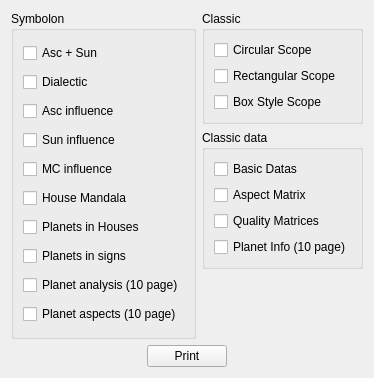
<ui version="4.0" >
 <class>ClientPrinterForm</class>
 <widget class="QWidget" name="ClientPrinterForm" >
  <property name="geometry" >
   <rect>
    <x>0</x>
    <y>0</y>
    <width>371</width>
    <height>378</height>
   </rect>
  </property>
  <property name="windowTitle" >
   <string>Print</string>
  </property>
  <layout class="QVBoxLayout" >
   <item>
    <layout class="QHBoxLayout" >
     <item>
      <widget class="QGroupBox" name="groupBox_2" >
       <property name="title" >
        <string>Symbolon</string>
       </property>
       <layout class="QVBoxLayout" >
        <item>
         <widget class="QCheckBox" name="symbolon_ascsun_check" >
          <property name="text" >
           <string>Asc + Sun</string>
          </property>
         </widget>
        </item>
        <item>
         <widget class="QCheckBox" name="symbolon_dialectic_check" >
          <property name="text" >
           <string>Dialectic</string>
          </property>
         </widget>
        </item>
        <item>
         <widget class="QCheckBox" name="symbolon_ascinfluence_check" >
          <property name="text" >
           <string>Asc influence</string>
          </property>
         </widget>
        </item>
        <item>
         <widget class="QCheckBox" name="symbolon_suninfluence_check" >
          <property name="text" >
           <string>Sun influence</string>
          </property>
         </widget>
        </item>
        <item>
         <widget class="QCheckBox" name="symbolon_mcinfluence_check" >
          <property name="text" >
           <string>MC influence</string>
          </property>
         </widget>
        </item>
        <item>
         <widget class="QCheckBox" name="symbolon_housemandala_check" >
          <property name="text" >
           <string>House Mandala</string>
          </property>
         </widget>
        </item>
        <item>
         <widget class="QCheckBox" name="symbolon_planetsinhouses_check" >
          <property name="text" >
           <string>Planets in Houses</string>
          </property>
         </widget>
        </item>
        <item>
         <widget class="QCheckBox" name="symbolon_planetsinsigns_check" >
          <property name="text" >
           <string>Planets in signs</string>
          </property>
         </widget>
        </item>
        <item>
         <widget class="QCheckBox" name="symbolon_planetanalysis_check" >
          <property name="text" >
           <string>Planet analysis (10 page)</string>
          </property>
         </widget>
        </item>
        <item>
         <widget class="QCheckBox" name="symbolon_planetaspects_check" >
          <property name="text" >
           <string>Planet aspects (10 page)</string>
          </property>
         </widget>
        </item>
       </layout>
      </widget>
     </item>
     <item>
      <layout class="QVBoxLayout" >
       <item>
        <widget class="QGroupBox" name="groupBox" >
         <property name="title" >
          <string>Classic</string>
         </property>
         <layout class="QVBoxLayout" >
          <item>
           <widget class="QCheckBox" name="classic_circular_check" >
            <property name="text" >
             <string>Circular Scope</string>
            </property>
           </widget>
          </item>
          <item>
           <widget class="QCheckBox" name="classic_rectangular_check" >
            <property name="text" >
             <string>Rectangular Scope</string>
            </property>
           </widget>
          </item>
          <item>
           <widget class="QCheckBox" name="classic_box_check" >
            <property name="text" >
             <string>Box Style Scope</string>
            </property>
           </widget>
          </item>
         </layout>
        </widget>
       </item>
       <item>
        <widget class="QGroupBox" name="groupBox_3" >
         <property name="title" >
          <string>Classic data</string>
         </property>
         <layout class="QVBoxLayout" >
          <item>
           <widget class="QCheckBox" name="classicdata_basic_check" >
            <property name="text" >
             <string>Basic Datas</string>
            </property>
           </widget>
          </item>
          <item>
           <widget class="QCheckBox" name="classicdata_aspectmatrix_check" >
            <property name="text" >
             <string>Aspect Matrix</string>
            </property>
           </widget>
          </item>
          <item>
           <widget class="QCheckBox" name="classicdata_qulaitymatrices_check" >
            <property name="text" >
             <string>Quality Matrices</string>
            </property>
           </widget>
          </item>
          <item>
           <widget class="QCheckBox" name="classicdata_planetinfo_check" >
            <property name="text" >
             <string>Planet Info (10 page)</string>
            </property>
           </widget>
          </item>
         </layout>
        </widget>
       </item>
       <item>
        <spacer>
         <property name="orientation" >
          <enum>Qt::Vertical</enum>
         </property>
         <property name="sizeHint" >
          <size>
           <width>20</width>
           <height>31</height>
          </size>
         </property>
        </spacer>
       </item>
      </layout>
     </item>
    </layout>
   </item>
   <item>
    <layout class="QHBoxLayout" >
     <item>
      <spacer>
       <property name="orientation" >
        <enum>Qt::Horizontal</enum>
       </property>
       <property name="sizeHint" >
        <size>
         <width>40</width>
         <height>20</height>
        </size>
       </property>
      </spacer>
     </item>
     <item>
      <widget class="QPushButton" name="print_button" >
       <property name="text" >
        <string>Print</string>
       </property>
      </widget>
     </item>
     <item>
      <spacer>
       <property name="orientation" >
        <enum>Qt::Horizontal</enum>
       </property>
       <property name="sizeHint" >
        <size>
         <width>40</width>
         <height>20</height>
        </size>
       </property>
      </spacer>
     </item>
    </layout>
   </item>
  </layout>
 </widget>
 <resources/>
 <connections/>
</ui>
